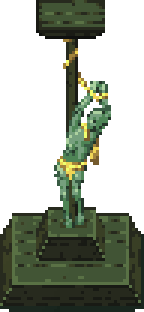
#> input picture assets/visual/objetos/sala_0/estatuaarquero1.png, 48 x 104 px (shown 3 times larger)
$ python completar_estatuas.py
#> lines starting #> are read from the running program, lines starting #| are printed output that depends on the picture; after the words box and inside, x2 and y2 are one past the last pixel; in counts of white or black regions, pixels touching at a corner belong together
#!/usr/bin/env python3
"""Completa las estatuas encadenadas (estatuaarquero1.png) de cada sala.

Al recortar los objetos de las composiciones originales, el poste oscuro que une
el capitel con el pedestal se perdía (se confundía con el suelo), y la estatua
parecía un capitel flotando sobre una figura. Este script pinta un fuste de
piedra entre el capitel y el pedestal, por detrás de la figura, tomando la
textura del fuste de la columna de esa misma sala (así conserva su tinte).

Solo toca los píxeles transparentes o del poste oscuro: la figura, las cadenas
y el pedestal quedan igual. Es idempotente: ejecutarlo dos veces no cambia nada.

Uso: python3 herramientas/completar_estatuas.py
"""
from __future__ import annotations

from pathlib import Path

import numpy as np
from PIL import Image

RAIZ = Path(__file__).resolve().parent.parent
OBJETOS = RAIZ / "assets" / "visual" / "objetos"
ANCHO_FUSTE = 8


def _filas(alpha: np.ndarray) -> np.ndarray:
    return (alpha > 0).sum(axis=1)


def completar(sala: Path) -> bool:
    ruta = sala / "estatuaarquero1.png"
    columna = sala / "columna1.png"
    if not ruta.exists() or not columna.exists():
        return False
    est = np.array(Image.open(ruta).convert("RGBA"))
#> est is the input picture: shape (104, 48, 4); mean R, G, B, A 29.7, 36, 23.3, 121.3
    col = np.array(Image.open(columna).convert("RGBA"))
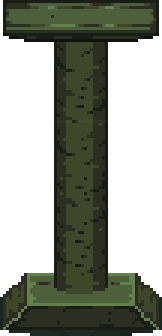
#> input picture assets/visual/objetos/sala_0/columna1.png, 54 x 112 px (shown 3 times larger)
#> col is the input picture: shape (112, 54, 4); mean R, G, B, A 26.9, 31.1, 20.2, 131.9
    h, w = est.shape[:2]
#> h = 104; w = 48
    cuenta = _filas(est[..., 3])
#> cuenta = 104 values, max 48 at index 78, min 4 at index 14, mean 22.84
    # Capitel: primeras filas anchas. Pedestal: primera fila ancha de la mitad baja.
    fin_capitel = 0
    while fin_capitel < h and cuenta[fin_capitel] >= w * 0.4:
        fin_capitel += 1
#> this loop made 12 passes
#> after the loop, fin_capitel = 12
    if fin_capitel == 0:
        while fin_capitel < h and cuenta[fin_capitel] == 0:
            fin_capitel += 1
        while fin_capitel < h and cuenta[fin_capitel] >= w * 0.4:
            fin_capitel += 1
    ini_pedestal = h // 2
#> ini_pedestal = 52
    while ini_pedestal < h and cuenta[ini_pedestal] < w * 0.5:
        ini_pedestal += 1
#> this loop made 19 passes
#> after the loop, ini_pedestal = 71
    capitel = np.nonzero(est[:fin_capitel, :, 3].max(axis=0) > 0)[0]
#> capitel = 23 values from 12 to 34
    if capitel.size == 0 or ini_pedestal >= h:
        return False
    centro = int(round((capitel.min() + capitel.max()) / 2.0))
#> centro = 23
    x0 = centro - ANCHO_FUSTE // 2
#> x0 = 19
    # Textura del fuste: el centro de la columna de la sala (filas de la mitad).
    ch, cw = col.shape[:2]
#> ch = 112; cw = 54
    cols_col = np.nonzero(col[ch // 2, :, 3] > 0)[0]
#> cols_col = 18 values from 18 to 35
    c_centro = int(round((cols_col.min() + cols_col.max()) / 2.0))
#> c_centro = 26
    muestra = col[:, c_centro - ANCHO_FUSTE // 2:c_centro - ANCHO_FUSTE // 2 + ANCHO_FUSTE]
    fila_ini = ch // 3
#> fila_ini = 37
    alto_muestra = max(1, ch // 3)
#> alto_muestra = 37
    cambiado = False
    for y in range(fin_capitel, ini_pedestal):
        fuente = muestra[fila_ini + (y - fin_capitel) % alto_muestra]
        for i in range(ANCHO_FUSTE):
            x = x0 + i
            if x < 0 or x >= w or fuente[i, 3] == 0:
                continue
            p = est[y, x]
            oscuro = int(p[0]) + int(p[1]) + int(p[2]) < 90 and abs(int(p[1]) - int(p[0])) < 14
            if p[3] == 0 or oscuro:
                if not np.array_equal(p, fuente[i]):
                    est[y, x] = fuente[i]
                    cambiado = True
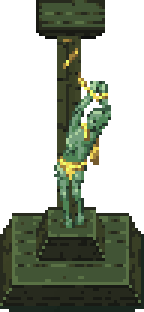
#> est: shape (104, 48, 4) (shown 3 times larger); 3.41% of pixels changed, all inside (x1, y1, x2, y2) = (19, 12, 27, 71); transparent parts drawn white
    if cambiado:
        Image.fromarray(est).save(ruta)
    return cambiado


def main() -> None:
    for sala in sorted(OBJETOS.glob("sala_*")):
        print(sala.name, "completada" if completar(sala) else "sin cambios")


if __name__ == "__main__":
    main()
